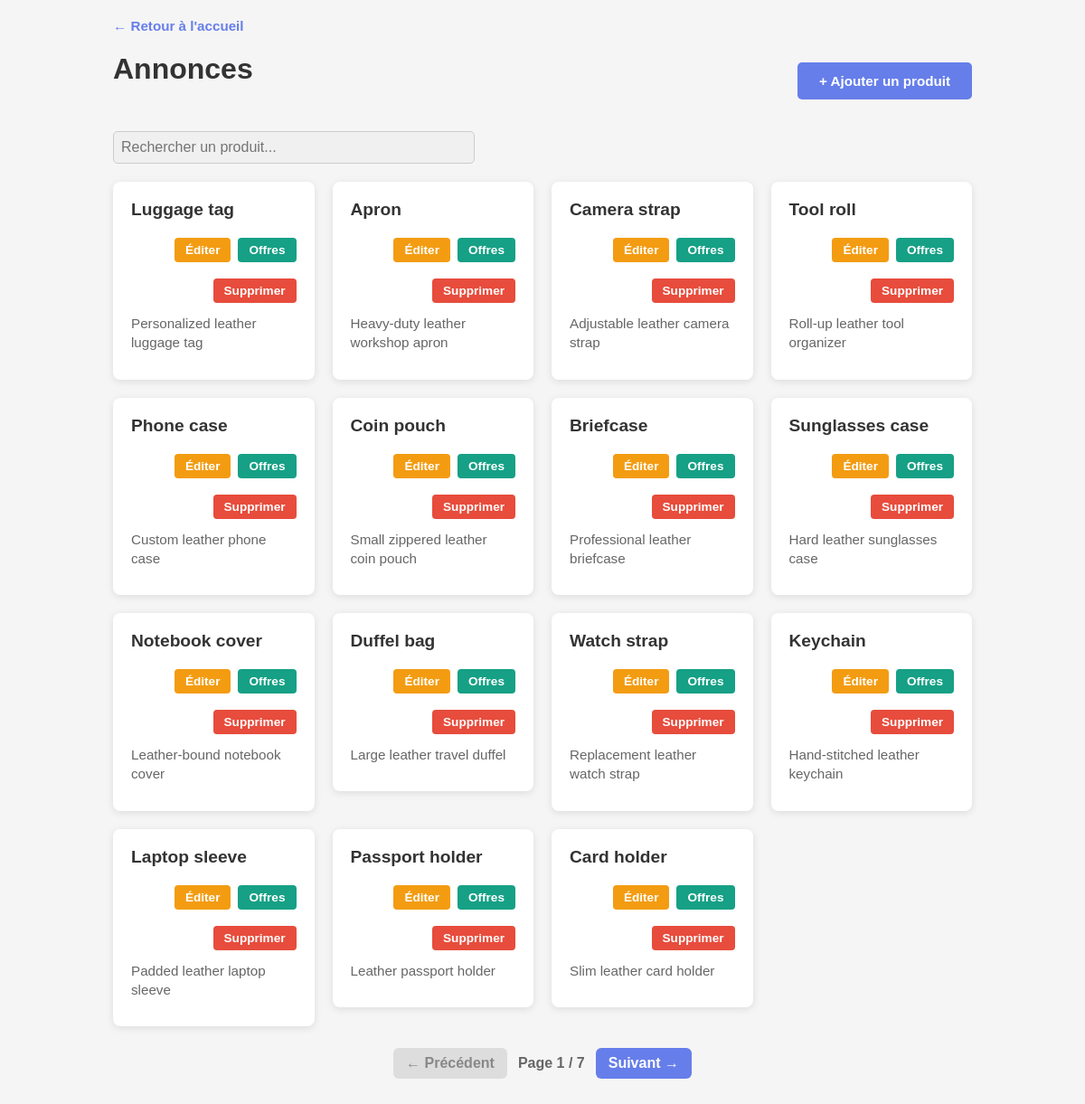
The app's page /all_listings.php (signed in) with its own data.
### tables this page shows
CREATE TABLE Products (
	id INT AUTO_INCREMENT NOT NULL PRIMARY KEY,
	user_id INT,
	name CHAR(50) NOT NULL,
	description VARCHAR(255),
	offers INT DEFAULT 0,
	FOREIGN KEY (user_id) REFERENCES Users(user_id)
);

### all_listings.php (the view, shortened to what this page needs)
<?php
require 'includes/db_connect.php';
$page = isset($_GET['page']) ? max(1, (int)$_GET['page']) : 1;
$per_page = 15;
$offset = ($page - 1) * $per_page;
$countStmt = $conn->prepare('SELECT COUNT(*) FROM Products');
$countStmt->execute();
$total_items = (int)$countStmt->fetchColumn();
$total_pages = max(1, (int)ceil($total_items / $per_page));
$stmt = $conn->prepare('SELECT * FROM Products ORDER BY id DESC LIMIT :limit OFFSET :offset');
$stmt->bindValue(':limit', $per_page, PDO::PARAM_INT);
$stmt->bindValue(':offset', $offset, PDO::PARAM_INT);
$stmt->execute();
$products = $stmt->fetchAll();
?>
<!DOCTYPE html>
<html>
<head>
	<link rel="stylesheet" href="assets/css/style.css">
</head>
<body>
	<div class="container">
		<div class="back-link">
			<a href="index.php">← Retour à l'accueil</a>
		</div>
		<div class="header">
			<h1>Annonces</h1>
			<?php if ($_SESSION['admin']): ?>
			<button class="btn-add" onclick="openAddModal()">+ Ajouter un produit</button>
			<?php endif; ?>
		</div>
		<div style="margin-bottom: 20px;">
			<input type="text" id="searchBar" placeholder="Rechercher un produit..." style="width: 100%; max-width: 400px; padding: 8px; border-radius: 5px; border: 1px solid #ccc;">
		</div>
		<div id="listings">
			<?php if (empty($products)): ?>
				<div class="empty-state">
					<p>Vous n'avez pas encore d'annonces. Cliquez sur "Ajouter un produit" pour en créer une.</p>
				</div>
			<?php else: ?>
				<?php foreach ($products as $prod): ?>
					<div class="product-card" data-product-id="<?= $prod['id'] ?>">
						<div class="product-header">
							<div class="product-name"><?= htmlspecialchars($prod['name']) ?></div>
							<div class="product-actions">
								<?php if ($_SESSION['admin'] || ($prod['user_id'] == $_SESSION['user_id'])): ?>
								<button class="btn-edit" onclick="openEditModal(<?= $prod['id'] ?>, '<?= addslashes($prod['name']) ?>', '<?= addslashes($prod['description'] ?? '') ?>')">Éditer</button>
								<?php endif; ?>
								<button class="btn-offers" onclick="location.href='offers.php?id=<?= $prod['id'] ?>&name=<?= rawurlencode($prod['name']) ?>'">Offres</button>
								<?php if ($_SESSION['admin'] || ($prod['user_id'] == $_SESSION['user_id'])): ?>
								<button class="btn-delete" onclick="deleteProduct(<?= $prod['id'] ?>)">Supprimer</button>
								<?php endif; ?>
							</div>
						</div>
						<div class="product-description"><?= htmlspecialchars($prod['description'] ?? 'Pas de description') ?></div>
					</div>
				<?php endforeach; ?>
			<?php endif; ?>
		</div>
	</div>
	<?php if ($total_pages > 1): ?>
		<div class="pagination" aria-label="Pagination">
			<?php if ($page > 1): ?>
				<a href="?page=<?= $page - 1 ?>" class="pagination-btn">← Précédent</a>
			<?php else: ?>
				<span class="pagination-btn disabled">← Précédent</span>
			<?php endif; ?>
			<span class="pagination-info">Page <?= $page ?> / <?= $total_pages ?></span>
			<?php if ($page < $total_pages): ?>
				<a href="?page=<?= $page + 1 ?>" class="pagination-btn">Suivant →</a>
			<?php else: ?>
				<span class="pagination-btn disabled">Suivant →</span>
			<?php endif; ?>
		</div>
	<?php endif; ?>
</body>
</html>

### assets/css/style.css (style rules this page uses)
* { margin: 0; padding: 0; box-sizing: border-box; }
html, body { height: 100%; }
body { font-family: Arial, sans-serif; background: #f5f5f5; }
html, body { overflow-x: hidden; }
h1, h2 { margin-bottom: 15px; color: #333; }
h1 { font-size: 2em; }
input[type="text"], input[type="email"], input[type="password"], textarea { width: 100%; padding: 10px; margin-top: 5px; border: none; background-color: #f0f0f0; border-radius: 5px; font-family: Arial, sans-serif; font-size: 1em; transition: background-color 0.3s ease; }
button, .btn-generic { padding: 10px 20px; margin-top: 10px; cursor: pointer; background-color: darkorange; color: white; border: 2px solid darkorange; border-radius: 5px; font-weight: bold; font-size: 0.95em; transition: all 0.3s ease; }
body { padding: 20px; }
.container { max-width: 950px; margin: 0 auto; }
.back-link { margin-bottom: 20px; }
.back-link a { color: #667eea; text-decoration: none; font-weight: bold; font-size: 0.95em; }
.header { display: flex; justify-content: space-between; align-items: center; margin-bottom: 30px; gap: 20px; flex-wrap: wrap; }
.header h1 { color: #333; flex: 1; min-width: 200px; }
.btn-add { background-color: #667eea; color: white; padding: 12px 24px; border: none; border-radius: 5px; cursor: pointer; font-weight: bold; font-size: 0.95em; white-space: nowrap; transition: all 0.3s ease; }
#listings { display: grid; grid-template-columns: repeat(auto-fill, minmax(220px, 1fr)); gap: 20px; margin-top: 20px; align-items: start; }
.product-card { background: white; border-radius: 8px; padding: 20px; box-shadow: 0 2px 8px rgba(0, 0, 0, 0.1); transition: all 0.3s ease; }
.product-card { min-width: 0; }
.product-header { display: flex; justify-content: space-between; align-items: flex-start; margin-bottom: 12px; gap: 10px; flex-wrap: wrap; }
.product-actions { display: flex; gap: 8px; flex-wrap: wrap; align-items: center; justify-content: flex-end; }
.product-name { font-size: 1.2em; font-weight: bold; color: #333; flex: 1 1 auto; min-width: 0; word-wrap: break-word; margin-right: 8px; }
.product-actions { display: flex; gap: 8px; flex-shrink: 0; flex-wrap: wrap; max-width: 100%; box-sizing: border-box; }
.btn-edit, .btn-delete { padding: 6px 12px; border: none; border-radius: 4px; cursor: pointer; font-size: 0.85em; font-weight: bold; white-space: nowrap; transition: all 0.3s ease; flex: 0 0 auto; }
.btn-edit { background-color: #f39c12; color: white; }
.btn-delete { background-color: #e74c3c; color: white; }
.btn-offers { background-color: #16a085; color: white; padding: 6px 12px; border: none; border-radius: 4px; cursor: pointer; font-size: 0.85em; font-weight: bold; white-space: nowrap; transition: all 0.3s ease; }
.product-description { color: #666; margin-bottom: 10px; font-size: 0.95em; line-height: 1.4; }
.pagination { display: flex; gap: 12px; align-items: center; justify-content: center; margin: 24px 0; }
.pagination-btn { padding: 8px 14px; background: #667eea; color: white; text-decoration: none; border-radius: 6px; font-weight: bold; }
.pagination-btn.disabled { background: #ddd; color: #888; pointer-events: none; }
.pagination-info { color: #666; font-weight: bold; }

### records on screen
products: name "Luggage tag", description "Personalized leather luggage tag"
products: name "Apron", description "Heavy-duty leather workshop apron"
products: name "Camera strap", description "Adjustable leather camera strap"
products: name "Tool roll", description "Roll-up leather tool organizer"
products: name "Phone case", description "Custom leather phone case"
products: name "Coin pouch", description "Small zippered leather coin pouch"
products: name "Briefcase", description "Professional leather briefcase"
products: name "Sunglasses case", description "Hard leather sunglasses case"
products: name "Notebook cover", description "Leather-bound notebook cover"
products: name "Duffel bag", description "Large leather travel duffel"
products: name "Watch strap", description "Replacement leather watch strap"
products: name "Keychain", description "Hand-stitched leather keychain"
products: name "Laptop sleeve", description "Padded leather laptop sleeve"
products: name "Passport holder", description "Leather passport holder"
products: name "Card holder", description "Slim leather card holder"

### other values on screen
$page "1"
$total_pages "7"
